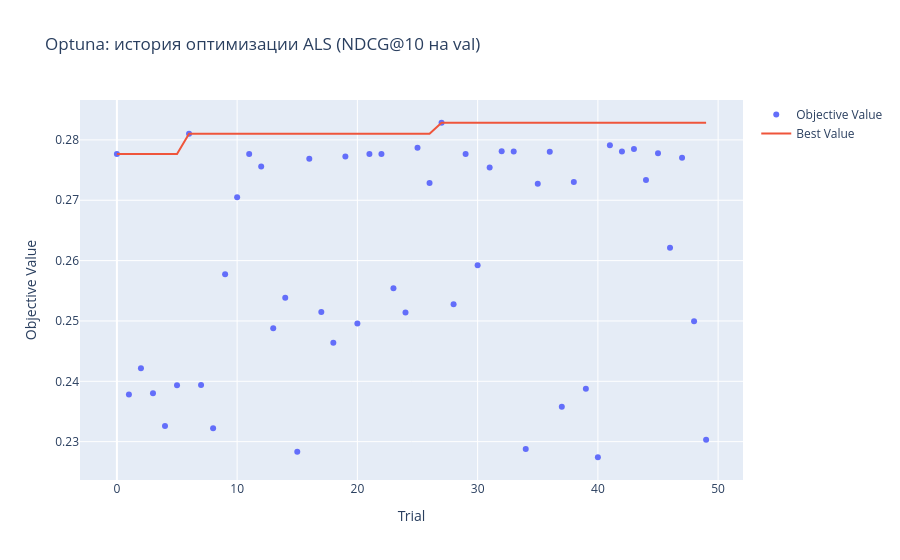
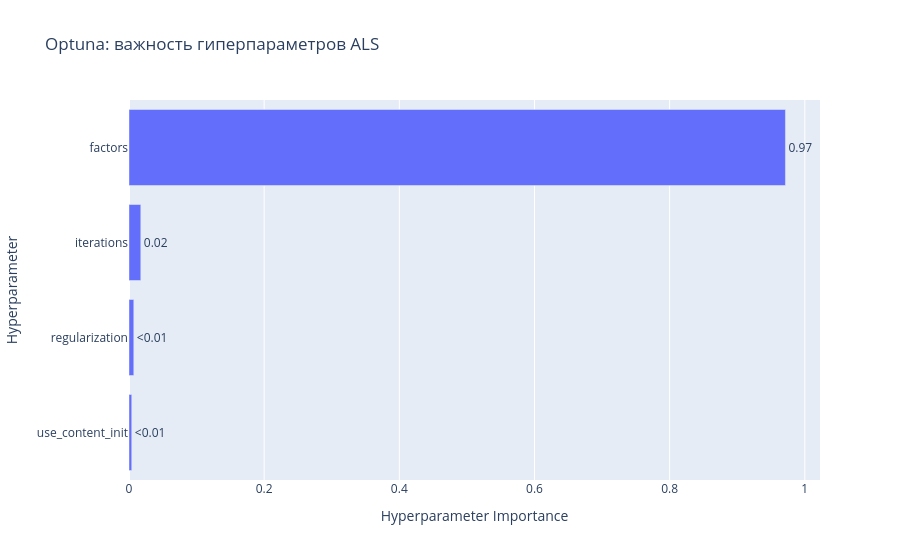
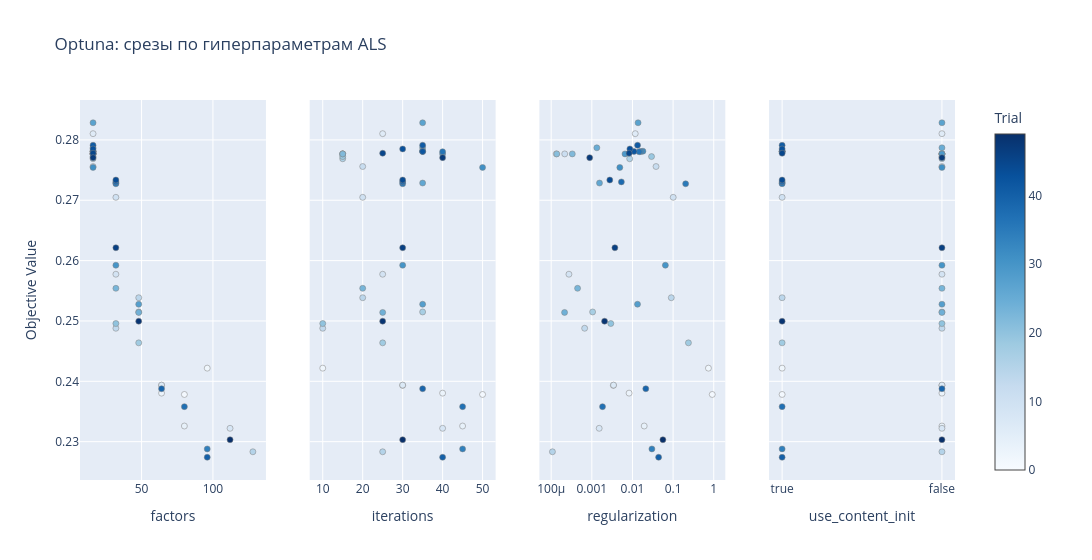

Notebook cell for these charts, in order:
### Code cell
# ── Визуализация Optuna ─────────────────────────────────────────────────

fig_history = ov.plot_optimization_history(study)
fig_history.update_layout(title='Optuna: история оптимизации ALS (NDCG@10 на val)')
fig_history.write_html(str(MODELS_DIR / 'optuna_lightfm_history.html'))
fig_history.show()

fig_importance = ov.plot_param_importances(study)
fig_importance.update_layout(title='Optuna: важность гиперпараметров ALS')
fig_importance.write_html(str(MODELS_DIR / 'optuna_lightfm_importance.html'))
fig_importance.show()

fig_slice = ov.plot_slice(study)
fig_slice.update_layout(title='Optuna: срезы по гиперпараметрам ALS')
fig_slice.show()

### Figure 1 — Plotly figure (JSON) as saved in the notebook; plotly's stock layout.template omitted (floating-point values rounded to 4 significant figures)
{"data": [{"mode": "markers", "name": "Objective Value", "type": "scatter", "x": [0, 1, 2, 3, 4, 5, 6, 7, 8, 9, 10, 11, 12, 13, 14, 15, 16, 17, 18, 19, 20, 21, 22, 23, 24, 25, 26, 27, 28, 29, 30, 31, 32, 33, 34, 35, 36, 37, 38, 39, 40, 41, 42, 43, 44, 45, 46, 47, 48, 49], "y": [0.2777, 0.2378, 0.2422, 0.238, 0.2326, 0.2393, 0.281, 0.2394, 0.2322, 0.2577, 0.2705, 0.2777, 0.2756, 0.2488, 0.2538, 0.2283, 0.2769, 0.2515, 0.2464, 0.2772, 0.2496, 0.2777, 0.2777, 0.2554, 0.2514, 0.2787, 0.2729, 0.2828, 0.2528, 0.2777, 0.2592, 0.2754, 0.2781, 0.2781, 0.2288, 0.2727, 0.278, 0.2358, 0.273, 0.2388, 0.2274, 0.2791, 0.2781, 0.2785, 0.2734, 0.2778, 0.2621, 0.2771, 0.25, 0.2303]}, {"mode": "lines", "name": "Best Value", "type": "scatter", "x": [0, 1, 2, 3, 4, 5, 6, 7, 8, 9, 10, 11, 12, 13, 14, 15, 16, 17, 18, 19, 20, 21, 22, 23, 24, 25, 26, 27, 28, 29, 30, 31, 32, 33, 34, 35, 36, 37, 38, 39, 40, 41, 42, 43, 44, 45, 46, 47, 48, 49], "y": [0.2777, 0.2777, 0.2777, 0.2777, 0.2777, 0.2777, 0.281, 0.281, 0.281, 0.281, 0.281, 0.281, 0.281, 0.281, 0.281, 0.281, 0.281, 0.281, 0.281, 0.281, 0.281, 0.281, 0.281, 0.281, 0.281, 0.281, 0.281, 0.2828, 0.2828, 0.2828, 0.2828, 0.2828, 0.2828, 0.2828, 0.2828, 0.2828, 0.2828, 0.2828, 0.2828, 0.2828, 0.2828, 0.2828, 0.2828, 0.2828, 0.2828, 0.2828, 0.2828, 0.2828, 0.2828, 0.2828]}, {"marker": {"color": "#cccccc"}, "mode": "markers", "name": "Infeasible Trial", "showlegend": false, "type": "scatter", "x": [], "y": []}], "layout": {"title": {"text": "Optuna: история оптимизации ALS (NDCG@10 на val)"}, "xaxis": {"title": {"text": "Trial"}}, "yaxis": {"title": {"text": "Objective Value"}}}}

### Figure 2 — Plotly figure (JSON) as saved in the notebook; plotly's stock layout.template omitted (floating-point values rounded to 4 significant figures)
{"data": [{"cliponaxis": false, "hovertemplate": ["use_content_init (CategoricalDistribution): 0.004084251494658482<extra></extra>", "regularization (FloatDistribution): 0.007097236990287827<extra></extra>", "iterations (IntDistribution): 0.01745246438700962<extra></extra>", "factors (IntDistribution): 0.971366047128044<extra></extra>"], "name": "Objective Value", "orientation": "h", "text": ["<0.01", "<0.01", "0.02", "0.97"], "textposition": "outside", "type": "bar", "x": [0.004084, 0.007097, 0.01745, 0.9714], "y": ["use_content_init", "regularization", "iterations", "factors"]}], "layout": {"title": {"text": "Optuna: важность гиперпараметров ALS"}, "xaxis": {"title": {"text": "Hyperparameter Importance"}}, "yaxis": {"title": {"text": "Hyperparameter"}}}}

### Figure 3 — Plotly figure (JSON) as saved in the notebook; plotly's stock layout.template omitted (floating-point values rounded to 4 significant figures)
{"data": [{"marker": {"color": [0, 1, 2, 3, 4, 5, 6, 7, 8, 9, 10, 11, 12, 13, 14, 15, 16, 17, 18, 19, 20, 21, 22, 23, 24, 25, 26, 27, 28, 29, 30, 31, 32, 33, 34, 35, 36, 37, 38, 39, 40, 41, 42, 43, 44, 45, 46, 47, 48, 49], "colorbar": {"title": {"text": "Trial"}, "x": 1, "xpad": 40}, "colorscale": [[0, "rgb(247,251,255)"], [0.125, "rgb(222,235,247)"], [0.25, "rgb(198,219,239)"], [0.375, "rgb(158,202,225)"], [0.5, "rgb(107,174,214)"], [0.625, "rgb(66,146,198)"], [0.75, "rgb(33,113,181)"], [0.875, "rgb(8,81,156)"], [1, "rgb(8,48,107)"]], "line": {"color": "Grey", "width": 0.5}, "showscale": true}, "mode": "markers", "name": "Feasible Trial", "showlegend": false, "type": "scatter", "x": [16, 80, 96, 64, 80, 64, 16, 64, 112, 32, 32, 16, 16, 32, 48, 128, 16, 48, 48, 16, 32, 16, 16, 32, 48, 16, 32, 16, 48, 16, 32, 16, 16, 16, 96, 32, 16, 80, 32, 64, 96, 16, 16, 16, 32, 16, 32, 16, 48, 112], "xaxis": "x", "y": [0.2777, 0.2378, 0.2422, 0.238, 0.2326, 0.2393, 0.281, 0.2394, 0.2322, 0.2577, 0.2705, 0.2777, 0.2756, 0.2488, 0.2538, 0.2283, 0.2769, 0.2515, 0.2464, 0.2772, 0.2496, 0.2777, 0.2777, 0.2554, 0.2514, 0.2787, 0.2729, 0.2828, 0.2528, 0.2777, 0.2592, 0.2754, 0.2781, 0.2781, 0.2288, 0.2727, 0.278, 0.2358, 0.273, 0.2388, 0.2274, 0.2791, 0.2781, 0.2785, 0.2734, 0.2778, 0.2621, 0.2771, 0.25, 0.2303], "yaxis": "y"}, {"marker": {"color": [0, 1, 2, 3, 4, 5, 6, 7, 8, 9, 10, 11, 12, 13, 14, 15, 16, 17, 18, 19, 20, 21, 22, 23, 24, 25, 26, 27, 28, 29, 30, 31, 32, 33, 34, 35, 36, 37, 38, 39, 40, 41, 42, 43, 44, 45, 46, 47, 48, 49], "colorbar": {"title": {"text": "Trial"}, "x": 1, "xpad": 40}, "colorscale": [[0, "rgb(247,251,255)"], [0.125, "rgb(222,235,247)"], [0.25, "rgb(198,219,239)"], [0.375, "rgb(158,202,225)"], [0.5, "rgb(107,174,214)"], [0.625, "rgb(66,146,198)"], [0.75, "rgb(33,113,181)"], [0.875, "rgb(8,81,156)"], [1, "rgb(8,48,107)"]], "line": {"color": "Grey", "width": 0.5}, "showscale": false}, "mode": "markers", "name": "Feasible Trial", "showlegend": false, "type": "scatter", "x": [15, 50, 10, 40, 45, 30, 25, 30, 40, 25, 20, 15, 20, 10, 20, 25, 15, 35, 25, 15, 10, 15, 15, 20, 25, 35, 35, 35, 35, 40, 30, 50, 35, 35, 45, 30, 40, 45, 30, 35, 40, 35, 35, 30, 30, 25, 30, 40, 25, 30], "xaxis": "x2", "y": [0.2777, 0.2378, 0.2422, 0.238, 0.2326, 0.2393, 0.281, 0.2394, 0.2322, 0.2577, 0.2705, 0.2777, 0.2756, 0.2488, 0.2538, 0.2283, 0.2769, 0.2515, 0.2464, 0.2772, 0.2496, 0.2777, 0.2777, 0.2554, 0.2514, 0.2787, 0.2729, 0.2828, 0.2528, 0.2777, 0.2592, 0.2754, 0.2781, 0.2781, 0.2288, 0.2727, 0.278, 0.2358, 0.273, 0.2388, 0.2274, 0.2791, 0.2781, 0.2785, 0.2734, 0.2778, 0.2621, 0.2771, 0.25, 0.2303], "yaxis": "y2"}, {"marker": {"color": [0, 1, 2, 3, 4, 5, 6, 7, 8, 9, 10, 11, 12, 13, 14, 15, 16, 17, 18, 19, 20, 21, 22, 23, 24, 25, 26, 27, 28, 29, 30, 31, 32, 33, 34, 35, 36, 37, 38, 39, 40, 41, 42, 43, 44, 45, 46, 47, 48, 49], "colorbar": {"title": {"text": "Trial"}, "x": 1, "xpad": 40}, "colorscale": [[0, "rgb(247,251,255)"], [0.125, "rgb(222,235,247)"], [0.25, "rgb(198,219,239)"], [0.375, "rgb(158,202,225)"], [0.5, "rgb(107,174,214)"], [0.625, "rgb(66,146,198)"], [0.75, "rgb(33,113,181)"], [0.875, "rgb(8,81,156)"], [1, "rgb(8,48,107)"]], "line": {"color": "Grey", "width": 0.5}, "showscale": false}, "mode": "markers", "name": "Feasible Trial", "showlegend": false, "type": "scatter", "x": [0.0001328, 0.9202, 0.7402, 0.00826, 0.01946, 0.003389, 0.01171, 0.003422, 0.001519, 0.0002733, 0.1006, 0.0002151, 0.03805, 0.0006661, 0.09022, 0.0001072, 0.008534, 0.001046, 0.2384, 0.02947, 0.002927, 0.0001372, 0.0003305, 0.0004458, 0.0002134, 0.001328, 0.001544, 0.01374, 0.01331, 0.006549, 0.06452, 0.004885, 0.01811, 0.01614, 0.03009, 0.2037, 0.01464, 0.001834, 0.005332, 0.02128, 0.04401, 0.01336, 0.01087, 0.008642, 0.002769, 0.008289, 0.003693, 0.0008863, 0.00206, 0.05613], "xaxis": "x3", "y": [0.2777, 0.2378, 0.2422, 0.238, 0.2326, 0.2393, 0.281, 0.2394, 0.2322, 0.2577, 0.2705, 0.2777, 0.2756, 0.2488, 0.2538, 0.2283, 0.2769, 0.2515, 0.2464, 0.2772, 0.2496, 0.2777, 0.2777, 0.2554, 0.2514, 0.2787, 0.2729, 0.2828, 0.2528, 0.2777, 0.2592, 0.2754, 0.2781, 0.2781, 0.2288, 0.2727, 0.278, 0.2358, 0.273, 0.2388, 0.2274, 0.2791, 0.2781, 0.2785, 0.2734, 0.2778, 0.2621, 0.2771, 0.25, 0.2303], "yaxis": "y3"}, {"marker": {"color": [0, 1, 2, 3, 4, 5, 6, 7, 8, 9, 10, 11, 12, 13, 14, 15, 16, 17, 18, 19, 20, 21, 22, 23, 24, 25, 26, 27, 28, 29, 30, 31, 32, 33, 34, 35, 36, 37, 38, 39, 40, 41, 42, 43, 44, 45, 46, 47, 48, 49], "colorbar": {"title": {"text": "Trial"}, "x": 1, "xpad": 40}, "colorscale": [[0, "rgb(247,251,255)"], [0.125, "rgb(222,235,247)"], [0.25, "rgb(198,219,239)"], [0.375, "rgb(158,202,225)"], [0.5, "rgb(107,174,214)"], [0.625, "rgb(66,146,198)"], [0.75, "rgb(33,113,181)"], [0.875, "rgb(8,81,156)"], [1, "rgb(8,48,107)"]], "line": {"color": "Grey", "width": 0.5}, "showscale": false}, "mode": "markers", "name": "Feasible Trial", "showlegend": false, "type": "scatter", "x": [false, true, true, false, false, false, false, false, false, false, true, false, false, false, true, false, false, false, true, false, false, false, false, false, false, false, true, false, false, false, false, false, true, true, true, true, true, true, true, false, true, true, true, true, true, true, false, false, true, false], "xaxis": "x4", "y": [0.2777, 0.2378, 0.2422, 0.238, 0.2326, 0.2393, 0.281, 0.2394, 0.2322, 0.2577, 0.2705, 0.2777, 0.2756, 0.2488, 0.2538, 0.2283, 0.2769, 0.2515, 0.2464, 0.2772, 0.2496, 0.2777, 0.2777, 0.2554, 0.2514, 0.2787, 0.2729, 0.2828, 0.2528, 0.2777, 0.2592, 0.2754, 0.2781, 0.2781, 0.2288, 0.2727, 0.278, 0.2358, 0.273, 0.2388, 0.2274, 0.2791, 0.2781, 0.2785, 0.2734, 0.2778, 0.2621, 0.2771, 0.25, 0.2303], "yaxis": "y4"}], "layout": {"title": {"text": "Optuna: срезы по гиперпараметрам ALS"}, "width": 1200, "xaxis": {"anchor": "y", "domain": [0, 0.2125], "title": {"text": "factors"}}, "xaxis2": {"anchor": "y2", "domain": [0.2625, 0.475], "title": {"text": "iterations"}}, "xaxis3": {"anchor": "y3", "domain": [0.525, 0.7375], "title": {"text": "regularization"}, "type": "log"}, "xaxis4": {"anchor": "y4", "categoryarray": [true, false], "categoryorder": "array", "domain": [0.7875, 1], "title": {"text": "use_content_init"}, "type": "category"}, "yaxis": {"anchor": "x", "domain": [0, 1], "title": {"text": "Objective Value"}}, "yaxis2": {"anchor": "x2", "domain": [0, 1], "matches": "y", "showticklabels": false}, "yaxis3": {"anchor": "x3", "domain": [0, 1], "matches": "y", "showticklabels": false}, "yaxis4": {"anchor": "x4", "domain": [0, 1], "matches": "y", "showticklabels": false}}}
